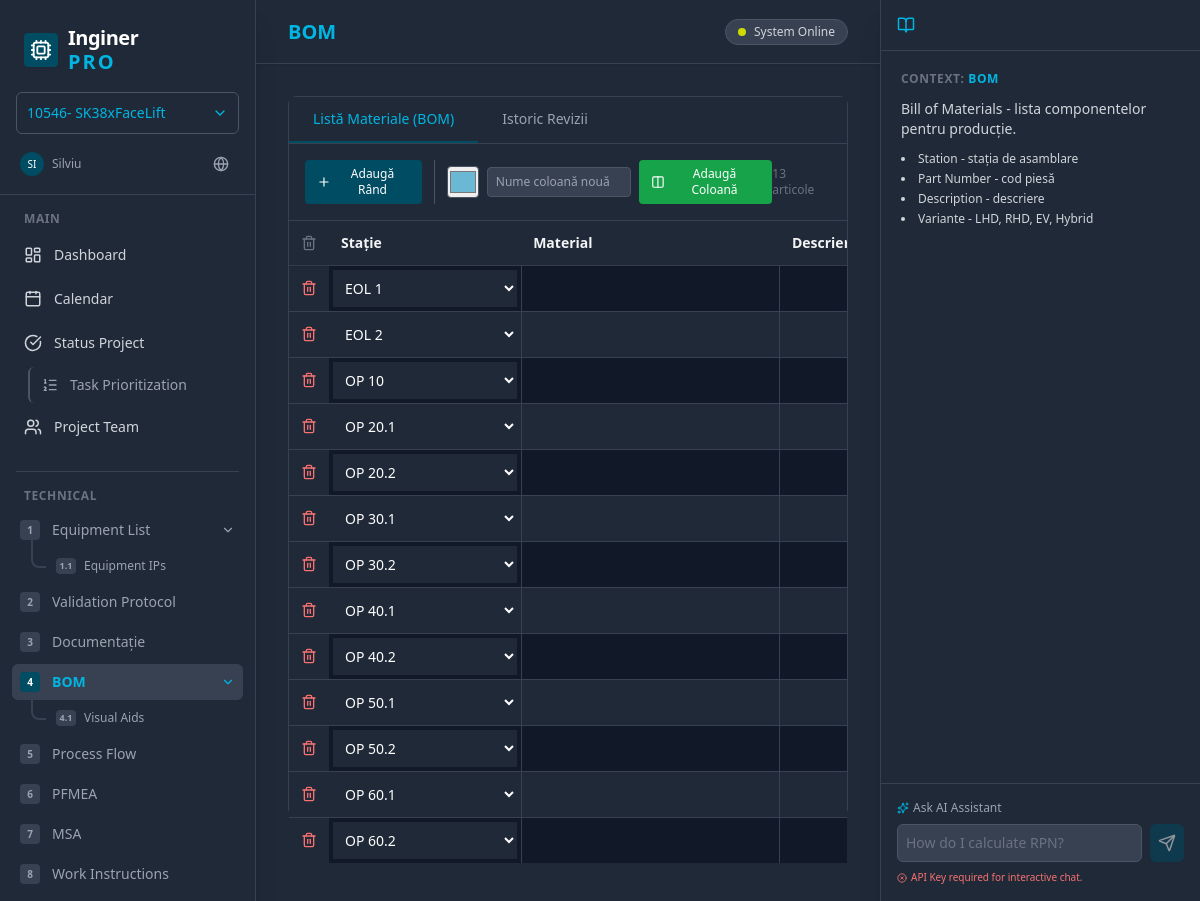
Page /bom/ on the committed database.
### core/models.py (models this page shows, shortened)
class BomItem(models.Model):
    station = models.CharField(max_length=100)
    part_number = models.CharField(max_length=100, verbose_name="Material/Part Number")
    description = models.TextField(blank=True)
    quantity = models.PositiveIntegerField(default=1)
    visual_aid_bg_color = models.CharField(max_length=7, default='#CCFFFF')
    image = models.ImageField(upload_to='bom_images/', blank=True, null=True)
    order = models.PositiveIntegerField(default=0)
    variants = models.ManyToManyField(Variant, through='BomItemVariant', related_name='bom_items')
    class Meta:
        ordering = ['order', 'station']

### core/views.py (the view)
# urls.py: path('bom/', views.bom, name='bom'),
def bom(request):
    active_tab = request.GET.get('tab', 'bom')
    variants = Variant.objects.all()
    history_items = DocHistoryItem.objects.all()
    equipment_stations = set(Equipment.objects.values_list('station', flat=True).distinct())
    BomItem.objects.exclude(station__in=equipment_stations).delete()
    existing_bom_stations = set(BomItem.objects.values_list('station', flat=True))
    max_order = BomItem.objects.order_by('-order').values_list('order', flat=True).first() or 0
    new_order = max_order + 1
    for station in equipment_stations:
        if station and station not in existing_bom_stations:
            new_item = BomItem.objects.create(
                station=station,
                part_number='',
                description='',
                quantity=1,
                order=new_order
            )
            new_order += 1
            for variant in variants:
                BomItemVariant.objects.create(bom_item=new_item, variant=variant, is_applicable=False)
    bom_items = BomItem.objects.prefetch_related('item_variants__variant').order_by('station', 'order')
    bom_data = []
    for item in bom_items:
        item_variants = {iv.variant_id: iv.is_applicable for iv in item.item_variants.all()}
        bom_data.append({
            'item': item,
            'variant_status': {v.id: item_variants.get(v.id, False) for v in variants}
        })
    context = {
        'active_view': 'bom',
        'page_title': 'BOM',
        'active_tab': active_tab,
        'variants': variants,
        'bom_data': bom_data,
        'history_items': history_items,
        'equipment_stations': sorted(equipment_stations),
        'get_contrast_color': get_contrast_color,
    }
    return render(request, 'bom.html', context)

### core/templatetags/validation_extras.py (called while the page is built)
@register.filter
def get_item(dictionary, key):
    if dictionary is None:
        return None
    return dictionary.get(key)

@register.filter
def contrast_color(hex_color):
    if not hex_color:
        return '#000000'
    hex_color = hex_color.lstrip('#')
    if len(hex_color) != 6:
        return '#000000'
    try:
        r, g, b = tuple(int(hex_color[i:i+2], 16) for i in (0, 2, 4))
        luminance = (0.299 * r + 0.587 * g + 0.114 * b) / 255
        return '#000000' if luminance > 0.5 else '#FFFFFF'
    except (ValueError, IndexError):
        return '#000000'

### templates/bom.html (shortened to what this page needs)
{% extends 'base.html' %}
{% load static %}
{% load validation_extras %}
{% block content %}
<div
    class="bg-white dark:bg-gray-900 rounded-lg border border-gray-200 dark:border-gray-700 shadow-sm flex flex-col h-[calc(100vh-180px)]">
    <div class="flex border-b border-gray-200 dark:border-gray-700 bg-gray-50 dark:bg-gray-800">
        <a href="?tab=bom"
            class="px-6 py-3 text-sm font-medium transition-colors border-b-2 {% if active_tab == 'bom' %}border-preh-petrol text-preh-petrol dark:text-preh-light-blue{% else %}border-transparent text-gray-500 hover:text-gray-700 dark:text-gray-400{% endif %}">
            Listă Materiale (BOM)
        </a>
        <a href="?tab=history"
            class="px-6 py-3 text-sm font-medium transition-colors border-b-2 {% if active_tab == 'history' %}border-preh-petrol text-preh-petrol dark:text-preh-light-blue{% else %}border-transparent text-gray-500 hover:text-gray-700 dark:text-gray-400{% endif %}">
            Istoric Revizii
        </a>
    </div>
    {% if active_tab == 'bom' %}
    <div class="flex flex-col h-full">
        <div
            class="p-4 border-b border-gray-200 dark:border-gray-700 flex justify-between items-center bg-gray-50 dark:bg-gray-800">
            <div class="flex gap-3 items-center">
                <button hx-post="/bom/add/" hx-target="#bom-tbody" hx-swap="beforeend"
                    class="flex items-center gap-1 px-3 py-1.5 bg-preh-petrol text-white rounded hover:bg-preh-grey-blue text-xs font-medium transition-colors">
                    <i data-lucide="plus" class="w-3.5 h-3.5"></i>
                    Adaugă Rând
                </button>
                <div class="flex items-center gap-2 border-l border-gray-300 dark:border-gray-600 pl-3">
                    <input type="color" id="new-column-color" value="#6BB8D4"
                        class="w-8 h-8 cursor-pointer rounded border border-gray-300 dark:border-gray-600"
                        title="Alege culoare coloană" />
                    <input type="text" id="new-column-name" placeholder="Nume coloană nouă"
                        class="px-2 py-1.5 text-xs border rounded dark:bg-gray-700 dark:text-white dark:border-gray-600 w-36" />
                    <button onclick="addNewColumn()"
                        class="flex items-center gap-1 px-3 py-1.5 bg-green-600 text-white rounded hover:bg-green-700 text-xs font-medium transition-colors">
                        <i data-lucide="columns" class="w-3.5 h-3.5"></i>
                        Adaugă Coloană
                    </button>
                </div>
            </div>
            <div class="text-xs text-gray-500">
                {{ bom_data|length }} articole
            </div>
        </div>
        <div class="flex-1 overflow-x-auto overflow-y-auto">
            <table class="min-w-full text-sm text-left border-collapse" style="min-width: 1200px;">
                <thead
                    class="bg-gray-100 dark:bg-gray-800 text-gray-700 dark:text-gray-100 font-semibold sticky top-0 shadow-sm z-20">
                    <tr>
                        <th
                            class="p-2 border-b dark:border-gray-700 w-10 bg-gray-100 dark:bg-gray-800 text-center text-xs text-gray-500 sticky left-0 z-30">
                            <i data-lucide="trash-2" class="w-4 h-4 mx-auto"></i>
                        </th>
                        <th class="p-3 border-b dark:border-gray-700 min-w-[150px] bg-gray-100 dark:bg-gray-800">
                            Stație</th>
                        <th class="p-3 border-b dark:border-gray-700 min-w-[180px]">Material</th>
                        <th class="p-3 border-b dark:border-gray-700 min-w-[280px]">Descriere</th>
                    </tr>
                </thead>
                <tbody id="bom-tbody" class="divide-y divide-gray-100 dark:divide-gray-700">
                    {% for data in bom_data %}
                    {% include "partials/bom_row.html" %}
                    {% empty %}
                    <tr>
                        <td colspan="100" class="p-8 text-center text-gray-400">
                            Nu există articole BOM. Apăsați "Adaugă Rând" pentru a începe.
                        </td>
                    </tr>
                    {% endfor %}
                </tbody>
            </table>
        </div>
    </div>
    {% endif %}
</div>
{% endblock %}

### templates/partials/bom_row.html (shortened to what this page needs)
{% load validation_extras %}
<tr id="bom-row-{{ data.item.id }}"
    class="group hover:bg-blue-50 dark:hover:bg-gray-700 transition-colors {% if forloop.counter|divisibleby:2 %}bg-gray-50 dark:bg-gray-800{% else %}bg-white dark:bg-gray-900{% endif %}">
    <td class="p-1 text-center bg-gray-100 dark:bg-gray-800 sticky left-0 z-10">
        <button hx-post="/bom/delete/{{ data.item.id }}/" hx-confirm="Ștergeți acest rând?"
            hx-target="#bom-row-{{ data.item.id }}" hx-swap="outerHTML"
            class="text-red-400 hover:text-red-600 transition-colors p-1" title="Șterge rândul">
            <i data-lucide="trash-2" class="w-4 h-4"></i>
        </button>
    </td>
    <td class="p-1 border-r dark:border-gray-700">
        <select name="station" hx-post="/bom/update/{{ data.item.id }}/" hx-trigger="change" hx-swap="none"
            class="w-full bg-transparent p-2 focus:outline-none dark:text-white dark:bg-gray-800 font-medium cursor-pointer">
            {% for station in equipment_stations %}
            <option value="{{ station }}" {% if data.item.station == station %}selected{% endif %}>{{ station }}</option>
            {% endfor %}
        </select>
    </td>
    <td class="p-1 border-r dark:border-gray-700">
        <input value="{{ data.item.part_number }}" name="part_number" hx-post="/bom/update/{{ data.item.id }}/"
            hx-trigger="blur changed" hx-swap="none"
            class="w-full bg-transparent p-2 focus:outline-none dark:text-white font-mono" />
    </td>
    <td class="p-1 border-r dark:border-gray-700">
        <input value="{{ data.item.description }}" name="description" hx-post="/bom/update/{{ data.item.id }}/"
            hx-trigger="blur changed" hx-swap="none"
            class="w-full bg-transparent p-2 focus:outline-none dark:text-white" />
    </td>
</tr>

### templates/base.html (style rules this page uses)
* { scrollbar-width: thin; scrollbar-color: #4b5563 #1f2937; }

### rows in the picture
BomItem: station "EOL 1"
BomItem: station "EOL 2"
BomItem: station "OP 10"
BomItem: station "OP 20.1"
BomItem: station "OP 20.2"
BomItem: station "OP 30.1"
BomItem: station "OP 30.2"
BomItem: station "OP 40.1"
BomItem: station "OP 40.2"
BomItem: station "OP 50.1"
BomItem: station "OP 50.2"
BomItem: station "OP 60.1"
BomItem: station "OP 60.2"

### other values in the picture
{{ page_title|default:"Dashboard" }} "BOM"
{{ bom_data|length }} "13"
